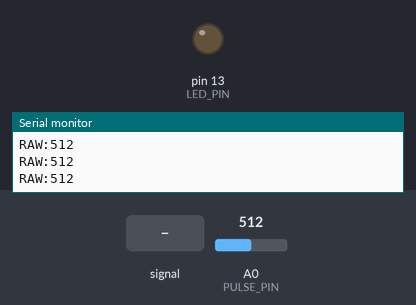
Bench run of a sketch on a simulated Arduino Uno, built with avr-gcc and run on an emulated ATmega328P. On the bench: output pins drawn as LEDs (lit = HIGH), the last lines printed to the serial monitor. Inputs (shaded band) come from the test bench; at power-on: A0 (PULSE_PIN) = 512.

Above: at 1.2 s.
1.3 s: A0 (PULSE_PIN) fed a 200 Hz sine of ±81 counts around its level
At 1.62 s:
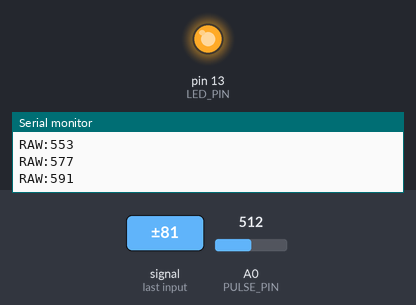
4.3 s: A0 (PULSE_PIN) set to 716
7.3 s: A0 (PULSE_PIN) set to 558
8.8 s: A0 (PULSE_PIN) set to 535
At 9.7 s:
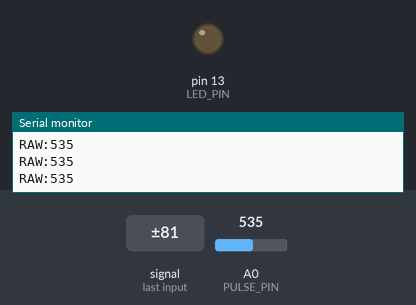
10.3 s: A0 (PULSE_PIN) set to 560
At 11.0 s:
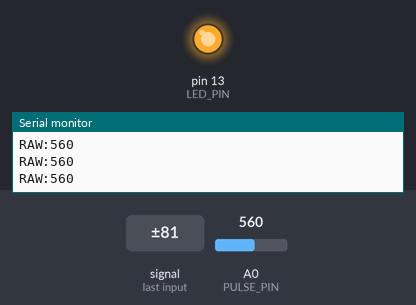
Timing chart, 0 to 12.8 s (numbered marks = the images above; inputs shaded):
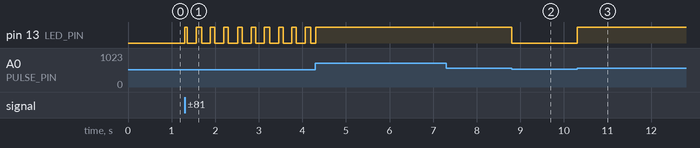

The sketch:

heart_rate.ino
```cpp
const int PULSE_PIN = A0;
const int LED_PIN = 13;

void setup() {
  pinMode(LED_PIN, OUTPUT);
  Serial.begin(9600);
}

void loop() {
  int signal = analogRead(PULSE_PIN);

  if (signal > 550) {
    digitalWrite(LED_PIN, HIGH);
  } else {
    digitalWrite(LED_PIN, LOW);
  }

  Serial.print("RAW:");
  Serial.println(signal);

  delay(20);
}
```

Measured:
- after the input at 1.3 s, pin 13 (LED_PIN): LOW → HIGH at once, then repeats every 0.33 s: LOW 0.20 s, HIGH 0.12 s
- after the input at 8.8 s, pin 13 (LED_PIN): HIGH → LOW at once
- after the input at 10.3 s, pin 13 (LED_PIN): LOW → HIGH at once
